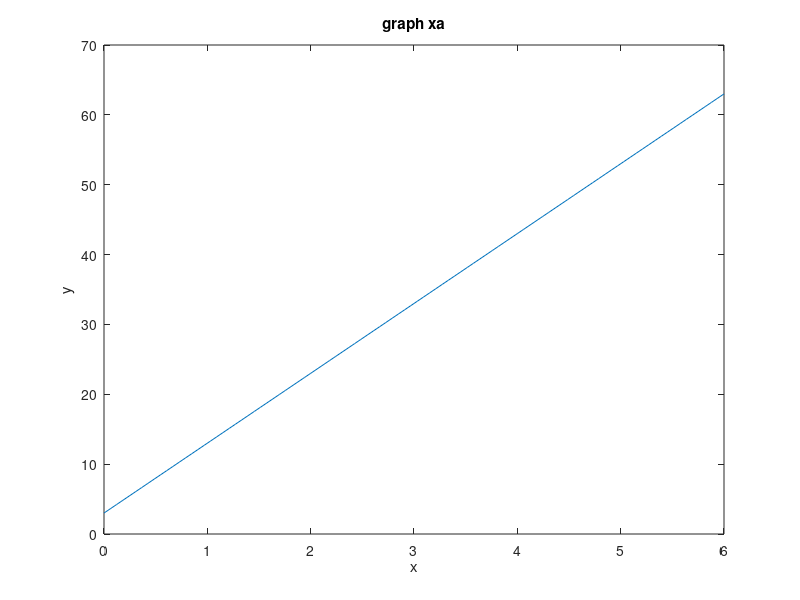
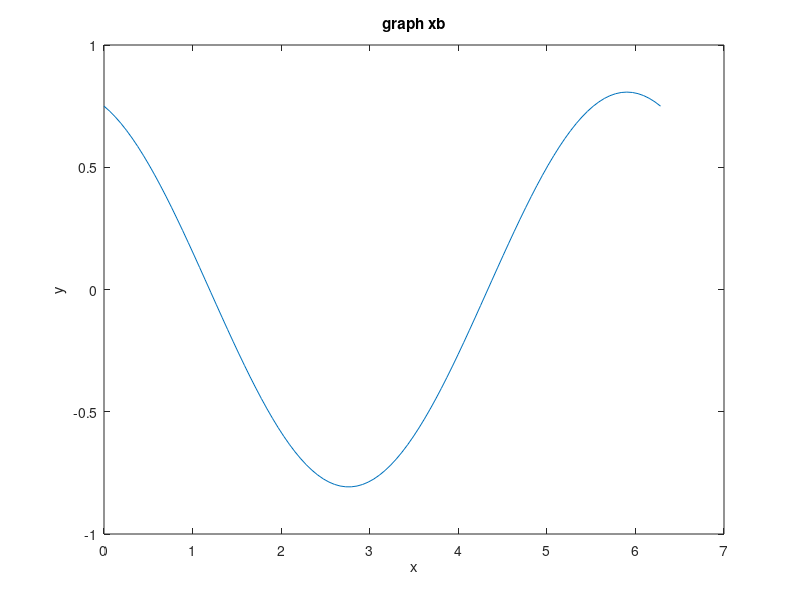

Source code (MATLAB) for these figures, in order:
a= 5.23e-3
b= 4+5i
c= sind(30)
d= log10(3)
p= c^2 + d^a
q= (b^2 + 3*d + (a*d))/(a*c)
r= 20*a - d - exp(3)

A= [2 -3 1; 3.8 5 5; 2 -2 0]
B= [1 -2 -0.9; 2 3e-8 5]
f= [1; 4; 5]
g= [(20 + i) (-8 -i)]
P= (A^(1/3))*f + 5
Q= g*B*f
R= B*A^4

N= [1 2 -0.2; 0 -3 6; 1 1 -9]
M= [5; 3; 1]
X= inv(N)*M
x_1= X(1)
x_2= X(2)
x_3= X(3)

xa= linspace(0, 6)
ya= 10*xa + 3
figure;
plot(xa, ya)
xlabel('x')
ylabel('y')
title('graph xa')

xb= linspace(0, 2*pi)
yb= sin(xb) + 1.5*cos(xb+(pi/3))
figure;
plot(xb, yb)
xlabel('x')
ylabel('y')
title('graph xb')
